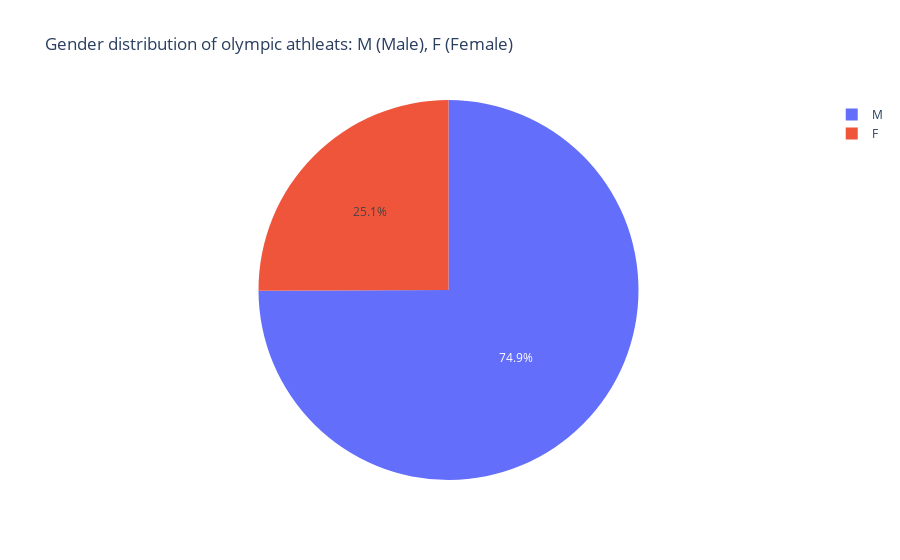

The code cell stored with this chart in its notebook:
### Code cell
fig= px.pie(values=df_sex["ID"], names=df_sex.index, title="Gender distribution of olympic athleats: M (Male), F (Female)")

# replacing default labels in hover
# ref https://stackoverflow.com/questions/60158618/plotly-how-to-add-elements-to-hover-data-using-plotly-express-piechart
fig.update_traces(hovertemplate = "Sex: %{label}: <br>Number of participants: %{value}")

fig.show()

### Figure 1 — Plotly figure (JSON) as saved in the notebook; plotly's stock layout.template omitted (floating-point values rounded to 4 significant figures)
{"data": [{"domain": {"x": [0, 1], "y": [0, 1]}, "hovertemplate": "Sex: %{label}: <br>Number of participants: %{value}", "labels": ["F", "M"], "legendgroup": "", "name": "", "showlegend": true, "type": "pie", "values": [33981, 101590]}], "layout": {"legend": {"tracegroupgap": 0}, "title": {"text": "Gender distribution of olympic athleats: M (Male), F (Female)"}}}
